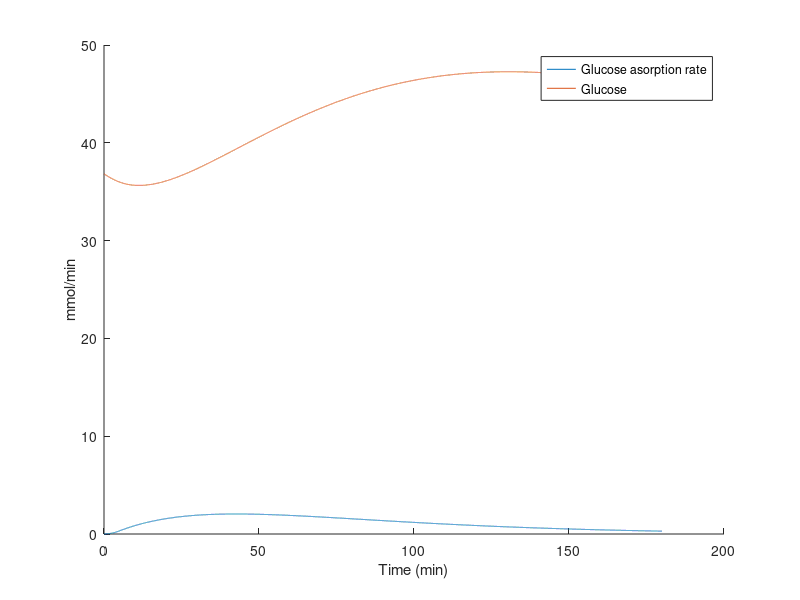
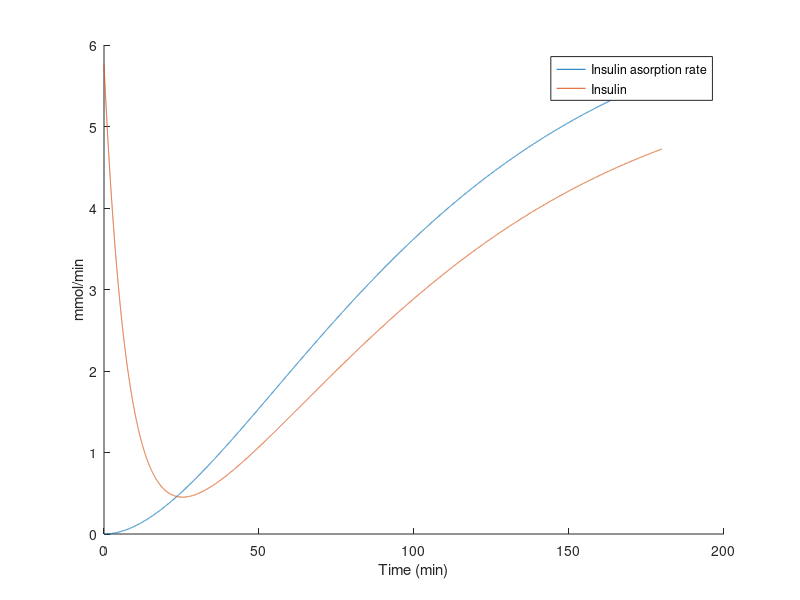
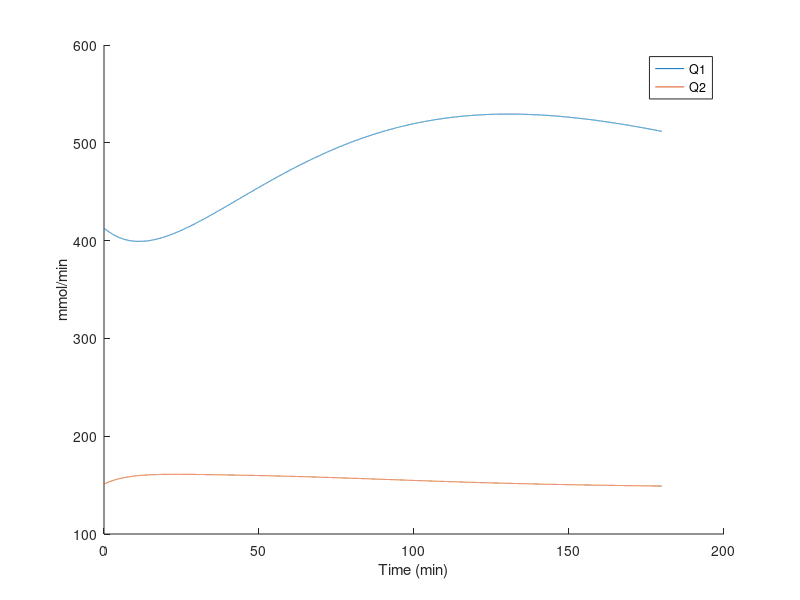
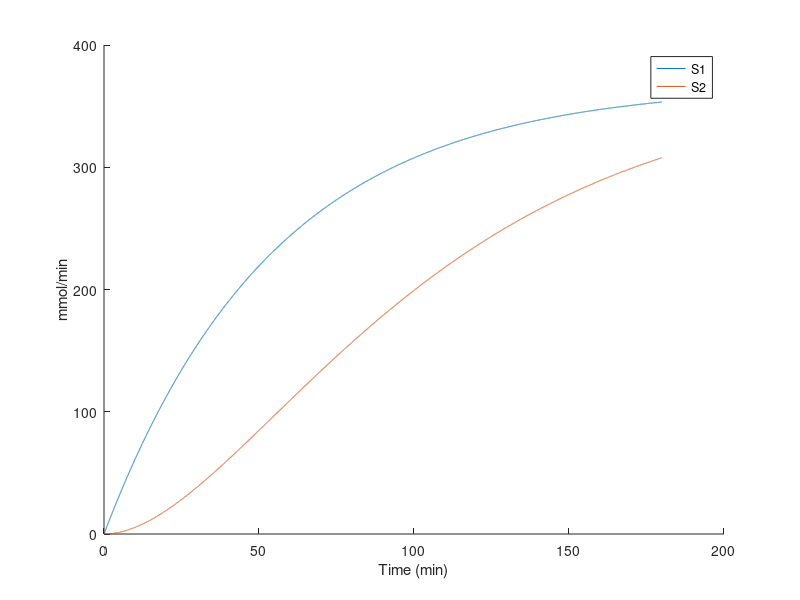

These charts were generated, in order, by the following MATLAB code:
clc
close all
clear all
a=0;
b=180;
step = 0.01;
t=a:step:b;
%parameter for Meals
tau_d = 40;
Ag = 0.8;%CHO to glucose utilization
Dm1(1) = 0;
Dm2(1) = 0;
Mwg = 180;%Molecular weight of glouse
eat_time = 5;

%parameter for Glucose
BW = 70;%weight of the patient
F01 = 0.00097*BW; 
Fc_01 = 0;
EGP = 0.0161*BW;
Vg = 0.16*BW;
k12 = 0.066;%transfer rate

%parameter for Insulin
Vi = 0.12*BW;
tau_s = 55;
x1(1) = 0.0295;
x2(1) = 4.72*10^(-3);
x3(1) = 0.3072;
Q1(1) = 412.55;
Q2(1) = 151.09;
u(1) = 6.678;
I(1) = 5.761;

%parameter for Insulin Action
ka1 = 0.006;
ka2 = 0.06;
ka3 = 0.03;
ke = 0.138;
Sit = 51.2*10^(-4);
Sid = 8.2*10^(-4);
Sie = 520*10^(-4);	
kb1 = Sit*ka1;
kb2 = Sid*ka2;
kb3 = Sie*ka3;
S1(1) = 0;
S2(1) = 0;

for j = 1 : length(t)
    %Meals RungeKutta
    if t(j)<=eat_time
        d_cho(j)=10;
    else
		d_cho(j)=0;
	end
    D_meal(j) = 1000*d_cho(j)/Mwg;
    
	rkm11 = Ag*D_meal(j)-Dm1(j)/tau_d;
    rkm21 = Dm1(j)/tau_d-Dm2(j)/tau_d;
    
    rkm12 = Ag*D_meal(j)-(Dm1(j)+step*rkm11/2)/tau_d;
    rkm22 = (Dm1(j)+step*rkm11/2)/tau_d-(Dm2(j)+step*rkm21/2)/tau_d;
      
    rkm13= Ag*D_meal(j)-(Dm1(j)+step*rkm12/2)/tau_d;
    rkm23= (Dm1(j)+step*rkm12/2)/tau_d-(Dm2(j)+step*rkm22/2)/tau_d;
      
    rkm14= Ag*D_meal(j)-(Dm1(j)+step*rkm13)/tau_d;
    rkm24= (Dm1(j)+step*rkm13)/tau_d-(Dm2(j)+step*rkm23)/tau_d;
    
	Dm1(j+1) = Dm1(j)+step*(rkm11+2*rkm12+2*rkm13+rkm14)/6;
	Dm2(j+1) = Dm2(j)+step*(rkm21+2*rkm22+2*rkm23+rkm24)/6;
    
	Ug(j) = Dm2(j)/tau_d;
    
    %Glucose RungeKutta
	G(j) = Q1(j)/Vg;
	if G(j)>=4.5
		Fc_01 = F01;
	else
		Fc_01 = F01*G(j)/4.5;
	end
	if G(j)>=9
		Fr(j) = 0.003*(G(j)-9)*Vg;
	else
		Fr(j) = 0;
	end
	
	rkg11 = Ug(j)-Fc_01-Fr(j)-x1(j)*Q1(j)+k12*Q2(j)+EGP*(1-x3(j));
	rkg21 = x1(j)*Q1(j)-(k12+x2(j))*Q2(j);

	rkg12 = Ug(j)-Fc_01-Fr(j)-x1(j)*(Q1(j)+step/2*rkg11)+k12*(Q2(j)+step/2*rkg21)+EGP*(1-x3(j));
	rkg22 = x1(j)*(Q1(j)+step/2*rkg11)-(k12+x2(j))*(Q2(j)+step/2*rkg21);
	
	rkg13 = Ug(j)-Fc_01-Fr(j)-x1(j)*(Q1(j)+step/2*rkg12)+k12*(Q2(j)+step/2*rkg22)+EGP*(1-x3(j));
	rkg23 = x1(j)*(Q1(j)+step/2*rkg12)-(k12+x2(j))*(Q2(j)+step/2*rkg22);
	
	rkg14 = Ug(j)-Fc_01-Fr(j)-x1(j)*(Q1(j)+step*rkg13)+k12*(Q2(j)+step*rkg23)+EGP*(1-x3(j));
	rkg24 = x1(j)*(Q1(j)+step*rkg13)-(k12+x2(j))*(Q2(j)+step*rkg23);
	
	Q1(j+1) = Q1(j)+step*(rkg11+2*rkg12+2*rkg13+rkg14)/6;
	Q2(j+1) = Q2(j)+step*(rkg21+2*rkg22+2*rkg23+rkg24)/6;
	
	%Insulin
	rki11 = u(j)-S1(j)/tau_s;
	rki21 = (S1(j)-S2(j))/tau_s;
	
	rki12 = u(j)-(S1(j)+step/2*rki11)/tau_s;
	rki22 = ((S1(j)+step/2*rki11)-(S2(j)+step/2*rki21))/tau_s;
	
	rki13 = u(j)-(S1(j)+step/2*rki12)/tau_s;
	rki23 = ((S1(j)+step/2*rki12)-(S2(j)+step/2*rki22))/tau_s;
	
	rki14 = u(j)-(S1(j)+step*rki13)/tau_s;
	rki24 = ((S1(j)+step*rki13)-(S2(j)+step*rki23))/tau_s;
	
	S1(j+1) = S1(j)+step*(rki11+2*rki12+2*rki13+rki14)/6;
	S2(j+1) = S2(j)+step*(rki21+2*rki22+2*rki23+rki24)/6;
	
	Ui(j) = S2(j)/tau_s;
	
	%Insulin Action
	rkia1 = Ui(j)/Vi-ke*I(j);
	rkia2 = Ui(j)/Vi-ke*(I(j)+step/2*rkia1);
	rkia3 = Ui(j)/Vi-ke*(I(j)+step/2*rkia2);
	rkia4 = Ui(j)/Vi-ke*(I(j)+step*rkia3);
	I(j+1) = I(j)+step*(rkia1+2*rkia2+2*rkia3+rkia4)/6;
	
	rkx11 = -ka1*x1(j)+kb1*I(j);
	rkx21 = -ka2*x2(j)+kb2*I(j);
	rkx31 = -ka3*x3(j)+kb3*I(j);
	
	rkx12 = -ka1*(x1(j)+step/2*rkx11)+kb1*I(j);
	rkx22 = -ka2*(x2(j)+step/2*rkx21)+kb2*I(j);
	rkx32 = -ka3*(x3(j)+step/2*rkx31)+kb3*I(j);
	
	rkx13 = -ka1*(x1(j)+step/2*rkx12)+kb1*I(j);
	rkx23 = -ka2*(x2(j)+step/2*rkx22)+kb2*I(j);
	rkx33 = -ka3*(x3(j)+step/2*rkx32)+kb3*I(j);
	
	rkx14 = -ka1*(x1(j)+step*rkx13)+kb1*I(j);
	rkx24 = -ka2*(x2(j)+step*rkx23)+kb2*I(j);
	rkx34 = -ka3*(x3(j)+step*rkx33)+kb3*I(j);
	x1(j+1) = x1(j)+step*(rkx11+2*rkx12+2*rkx13+rkx14)/6;
	x2(j+1) = x2(j)+step*(rkx21+2*rkx22+2*rkx23+rkx24)/6;
	x3(j+1) = x3(j)+step*(rkx31+2*rkx32+2*rkx33+rkx34)/6;
	
	u(j+1) = u(j);
end

figure(1)
hold on;
xlabel('Time (min)'); 
ylabel('mmol/min');
plot(t,Ug(1:length(t)));
plot(t,G(1:length(t)));
hold off;
legend('Glucose asorption rate','Glucose'); 

figure(2)
hold on;
xlabel('Time (min)'); 
ylabel('mmol/min');
plot(t,Ui(1:length(t)));
plot(t,I(1:length(t)));
hold off;
legend('Insulin asorption rate','Insulin');

figure(3)
hold on;
xlabel('Time (min)'); 
ylabel('mmol/min');
plot(t,Q1(1:length(t)));
plot(t,Q2(1:length(t)));
hold off;
legend('Q1','Q2'); 


figure(4)
hold on;
xlabel('Time (min)'); 
ylabel('mmol/min');
plot(t,S1(1:length(t)));
plot(t,S2(1:length(t)));
hold off;
legend('S1','S2');


figure(5)
hold on;
xlabel('Time (min)'); 
ylabel('mmol/min');
plot(t,x1(1:length(t)));
plot(t,x2(1:length(t)));
plot(t,x3(1:length(t)));
hold off;
legend('x1','x2', 'x3');

figure(6)
hold on;
xlabel('Time (min)'); 
ylabel('mmol/min');
plot(t,Dm1(1:length(t)));
plot(t,Dm2(1:length(t)));
hold off;
legend('D1','D2');

